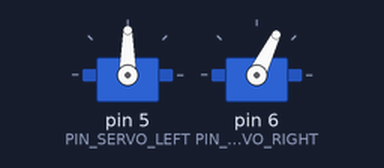
Recording of a sketch running on a simulated Arduino Uno, built with avr-gcc and run on an emulated ATmega328P. On the bench: 2 × servo. What the sketch prints to the serial monitor is not drawn.

Above: at 0.05 s.
At 1.65 s:
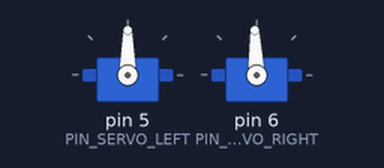
At 2.65 s:
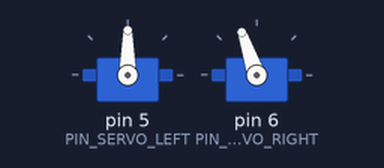
At 5.25 s:
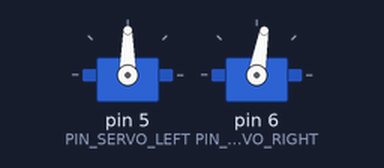
Timing chart, 0 to 8.1 s (numbered marks = the images above):
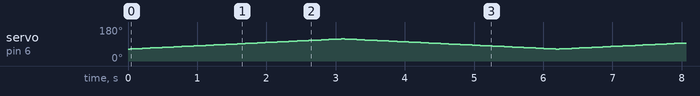

The sketch:

Servo_Right_Calibration.ino
```cpp
// Arduino-Supplied Servo Library
// URL:
#include <Servo.h>

// ***************************************
// Arduino Pin Declarations
// ***************************************
#define PIN_SERVO_LEFT                  5
#define PIN_SERVO_RIGHT                 6
//Analog Battery Read = A0

// ***************************************
// Constant Declarations
// ***************************************
// Set Servo Max/Min Pulse Widths
#define SERVO_MIN_PULSE_WIDTH        1000
#define SERVO_MAX_PULSE_WIDTH        2000
// ***************************************
// Variables
// ***************************************
// Servo objects
Servo servoLeft;
Servo servoRight;


// ***************************************
// Arduino Sketch Setup
// ***************************************
void setup(){
  // Begin Bluetooth Serial Communication
  Serial.begin(115200);
  // Attach Servo Objects To Arduino Pins and Set Servo Min/Max Pulse Speed
  servoLeft.attach(PIN_SERVO_LEFT, SERVO_MIN_PULSE_WIDTH, SERVO_MAX_PULSE_WIDTH);
  servoRight.attach(PIN_SERVO_RIGHT, SERVO_MIN_PULSE_WIDTH, SERVO_MAX_PULSE_WIDTH);
  servoLeft.write(90);
  servoRight.write(90);
}

// ***************************************
// Arduino Sketch Main Loop
// ***************************************
void loop(){
  for(int i = 1350;i < 1650; i++){
    servoRight.writeMicroseconds(i);
    Serial.print("Right Servo: ");
    Serial.println(servoRight.read());
    delay(10);
  }
  for(int i = 1650;i > 1350; i--){
    servoRight.writeMicroseconds(i);
    Serial.print("Right Servo: ");
    Serial.println(servoRight.read());
    delay(10);
  }
}
```
